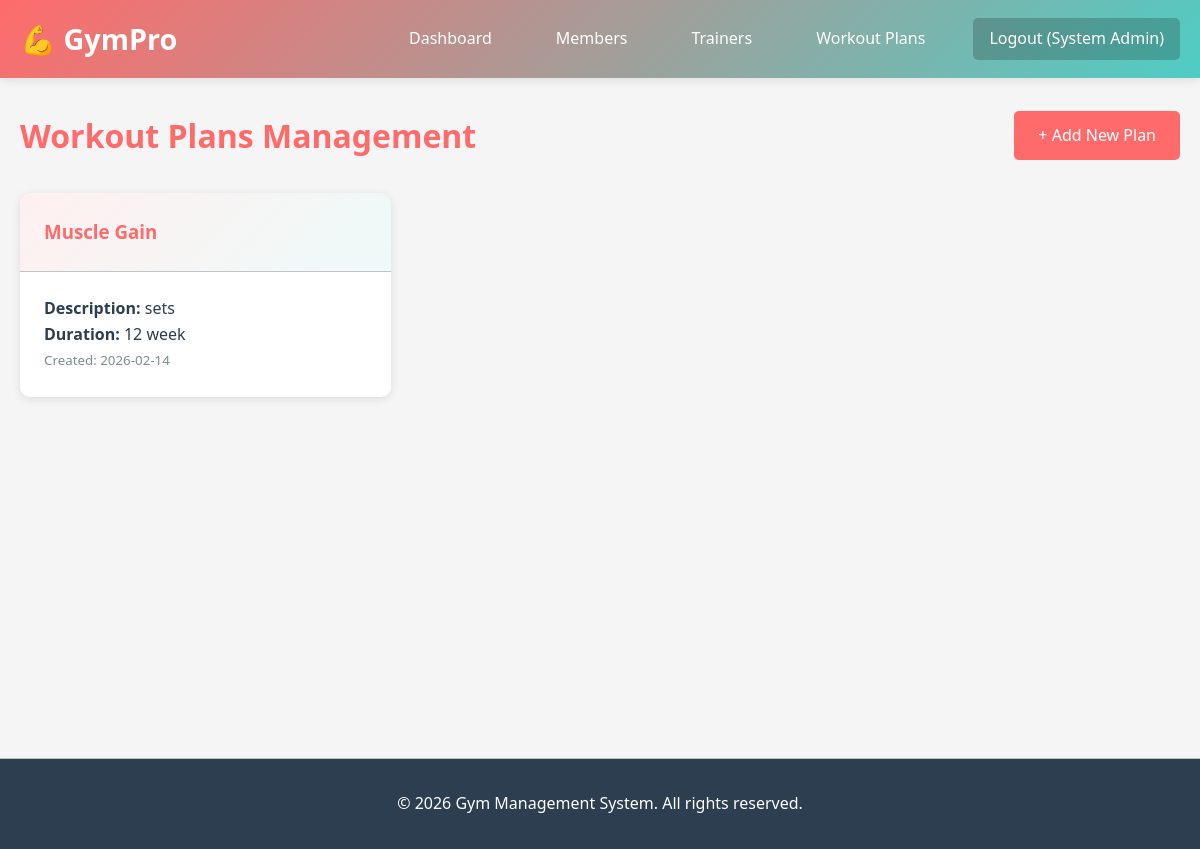
The page /workout-plans (signed in) on the database its author committed.
### app.py (models this page shows)
class Workout_Plan(db.Model):
    __tablename__ = 'workout_plan'
    workout_id = db.Column(db.Integer, primary_key=True)
    goal = db.Column(db.String(100), nullable=False)
    description = db.Column(db.String(500), nullable=False)
    duration = db.Column(db.String(50), nullable=False)  # e.g., "12 weeks"
    created_at = db.Column(db.DateTime, default=datetime.utcnow)

### app.py (the view)
@app.route('/workout-plans')
def workout_plans_list():
    if 'admin_id' not in session:
        return redirect(url_for('login'))
    plans = Workout_Plan.query.all()
    return render_template('workout_plans_list.html', plans=plans)

### templates/workout_plans_list.html (shortened to what this page needs)
{% extends 'base.html' %}
{% block content %}
<div class="page-header">
    <h1>Workout Plans Management</h1>
    <a href="{{ url_for('add_workout_plan') }}" class="btn btn-primary">+ Add New Plan</a>
</div>
{% if plans %}
<div class="plan-cards">
    {% for plan in plans %}
    <div class="card plan-card">
        <div class="card-header">
            <h3>{{ plan.goal }}</h3>
        </div>
        <div class="card-body">
            <p><strong>Description:</strong> {{ plan.description }}</p>
            <p><strong>Duration:</strong> {{ plan.duration }}</p>
            <small class="text-muted">Created: {{ plan.created_at.date() }}</small>
        </div>
    </div>
    {% endfor %}
</div>
{% else %}
<div class="no-data-container">
    <p>No workout plans found. <a href="{{ url_for('add_workout_plan') }}">Create your first plan</a></p>
</div>
{% endif %}
{% endblock %}

### static/css/style.css (style rules this page uses)
* { margin: 0; padding: 0; box-sizing: border-box; }
:root { --primary-color: #FF6B6B; --secondary-color: #4ECDC4; --dark-color: #2C3E50; --light-color: #ECF0F1; --success-color: #27AE60; --warning-color: #F39C12; --danger-color: #E74C3C; --info-color: #3498DB; --text-color: #2C3E50; --border-color: #BDC3C7; --shadow: 0 2px 10px rgba(0,0,0,0.1); --transition: all 0.3s ease; }
html, body { font-family: 'Segoe UI', Tahoma, Geneva, Verdana, sans-serif; background-color: #f5f5f5; color: var(--text-color); line-height: 1.6; }
.btn { display: inline-block; padding: 0.75rem 1.5rem; font-size: 1rem; border: none; border-radius: 5px; cursor: pointer; text-decoration: none; transition: var(--transition); font-weight: 500; text-align: center; white-space: nowrap; }
.btn-primary { background-color: var(--primary-color); color: white; }
.page-header { display: flex; justify-content: space-between; align-items: center; margin-bottom: 2rem; }
.page-header h1 { color: var(--primary-color); font-size: 2rem; }
.card { background: white; border-radius: 10px; box-shadow: var(--shadow); overflow: hidden; transition: var(--transition); }
.card-header { padding: 1.5rem; border-bottom: 1px solid var(--border-color); background: linear-gradient(135deg, rgba(255,107,107,0.1), rgba(78,205,196,0.1)); }
.card-header h3 { color: var(--primary-color); margin: 0; }
.card-body { padding: 1.5rem; }
.trainer-cards, .plan-cards { display: grid; grid-template-columns: repeat(auto-fill, minmax(300px, 1fr)); gap: 1.5rem; margin: 1.5rem 0; }
.trainer-card, .plan-card { display: flex; flex-direction: column; }
.text-muted { color: #7f8c8d; }

### rows shown on the page
Workout_Plan: goal "Muscle Gain", description "sets", duration "12 week", created_at "2026-02-14"

### other values the page prints
{{ session.get('admin_name') }} "System Admin"
